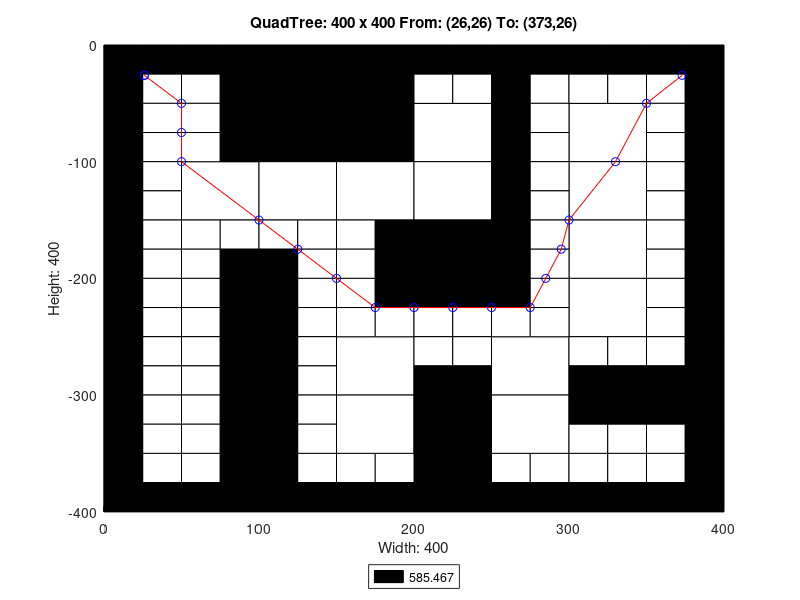

This chart was generated by the following MATLAB code:
axis([0 400 -400 0]);
title('QuadTree: 400 x 400 From: (26,26) To: (373,26)');
xlabel('Width: 400');
ylabel('Height: 400');
rectangle('Position',[100 -100 100 100], 'FaceColor',[0 0 0]);
rectangle('Position',[50 -150 50 50], 'FaceColor',[1 1 1]);
rectangle('Position',[100 -150 50 50], 'FaceColor',[1 1 1]);
rectangle('Position',[150 -150 50 50], 'FaceColor',[1 1 1]);
rectangle('Position',[200 -100 50 50], 'FaceColor',[1 1 1]);
rectangle('Position',[300 -100 50 50], 'FaceColor',[1 1 1]);
rectangle('Position',[200 -150 50 50], 'FaceColor',[1 1 1]);
rectangle('Position',[200 -200 50 50], 'FaceColor',[0 0 0]);
rectangle('Position',[300 -150 50 50], 'FaceColor',[1 1 1]);
rectangle('Position',[300 -200 50 50], 'FaceColor',[1 1 1]);
rectangle('Position',[150 -300 50 50], 'FaceColor',[1 1 1]);
rectangle('Position',[150 -350 50 50], 'FaceColor',[1 1 1]);
rectangle('Position',[250 -300 50 50], 'FaceColor',[1 1 1]);
rectangle('Position',[300 -250 50 50], 'FaceColor',[1 1 1]);
rectangle('Position',[200 -350 50 50], 'FaceColor',[0 0 0]);
rectangle('Position',[250 -350 50 50], 'FaceColor',[1 1 1]);
rectangle('Position',[200 -400 50 50], 'FaceColor',[0 0 0]);
rectangle('Position',[0 -25 25 25], 'FaceColor',[0 0 0]);
rectangle('Position',[25 -25 25 25], 'FaceColor',[0 0 0]);
rectangle('Position',[0 -50 25 25], 'FaceColor',[0 0 0]);
rectangle('Position',[25 -50 25 25], 'FaceColor',[1 1 1]);
rectangle('Position',[50 -25 25 25], 'FaceColor',[0 0 0]);
rectangle('Position',[75 -25 25 25], 'FaceColor',[0 0 0]);
rectangle('Position',[50 -50 25 25], 'FaceColor',[1 1 1]);
rectangle('Position',[75 -50 25 25], 'FaceColor',[0 0 0]);
rectangle('Position',[0 -75 25 25], 'FaceColor',[0 0 0]);
rectangle('Position',[25 -75 25 25], 'FaceColor',[1 1 1]);
rectangle('Position',[0 -100 25 25], 'FaceColor',[0 0 0]);
rectangle('Position',[25 -100 25 25], 'FaceColor',[1 1 1]);
rectangle('Position',[50 -75 25 25], 'FaceColor',[1 1 1]);
rectangle('Position',[75 -75 25 25], 'FaceColor',[0 0 0]);
rectangle('Position',[50 -100 25 25], 'FaceColor',[1 1 1]);
rectangle('Position',[75 -100 25 25], 'FaceColor',[0 0 0]);
rectangle('Position',[0 -125 25 25], 'FaceColor',[0 0 0]);
rectangle('Position',[25 -125 25 25], 'FaceColor',[1 1 1]);
rectangle('Position',[0 -150 25 25], 'FaceColor',[0 0 0]);
rectangle('Position',[25 -150 25 25], 'FaceColor',[1 1 1]);
rectangle('Position',[0 -175 25 25], 'FaceColor',[0 0 0]);
rectangle('Position',[25 -175 25 25], 'FaceColor',[1 1 1]);
rectangle('Position',[0 -200 25 25], 'FaceColor',[0 0 0]);
rectangle('Position',[25 -200 25 25], 'FaceColor',[1 1 1]);
rectangle('Position',[50 -175 25 25], 'FaceColor',[1 1 1]);
rectangle('Position',[75 -175 25 25], 'FaceColor',[1 1 1]);
rectangle('Position',[50 -200 25 25], 'FaceColor',[1 1 1]);
rectangle('Position',[75 -200 25 25], 'FaceColor',[0 0 0]);
rectangle('Position',[100 -175 25 25], 'FaceColor',[1 1 1]);
rectangle('Position',[125 -175 25 25], 'FaceColor',[1 1 1]);
rectangle('Position',[100 -200 25 25], 'FaceColor',[0 0 0]);
rectangle('Position',[125 -200 25 25], 'FaceColor',[1 1 1]);
rectangle('Position',[150 -175 25 25], 'FaceColor',[1 1 1]);
rectangle('Position',[175 -175 25 25], 'FaceColor',[0 0 0]);
rectangle('Position',[150 -200 25 25], 'FaceColor',[1 1 1]);
rectangle('Position',[175 -200 25 25], 'FaceColor',[0 0 0]);
rectangle('Position',[200 -25 25 25], 'FaceColor',[0 0 0]);
rectangle('Position',[225 -25 25 25], 'FaceColor',[0 0 0]);
rectangle('Position',[200 -50 25 25], 'FaceColor',[1 1 1]);
rectangle('Position',[225 -50 25 25], 'FaceColor',[1 1 1]);
rectangle('Position',[250 -25 25 25], 'FaceColor',[0 0 0]);
rectangle('Position',[275 -25 25 25], 'FaceColor',[0 0 0]);
rectangle('Position',[250 -50 25 25], 'FaceColor',[0 0 0]);
rectangle('Position',[275 -50 25 25], 'FaceColor',[1 1 1]);
rectangle('Position',[250 -75 25 25], 'FaceColor',[0 0 0]);
rectangle('Position',[275 -75 25 25], 'FaceColor',[1 1 1]);
rectangle('Position',[250 -100 25 25], 'FaceColor',[0 0 0]);
rectangle('Position',[275 -100 25 25], 'FaceColor',[1 1 1]);
rectangle('Position',[300 -25 25 25], 'FaceColor',[0 0 0]);
rectangle('Position',[325 -25 25 25], 'FaceColor',[0 0 0]);
rectangle('Position',[300 -50 25 25], 'FaceColor',[1 1 1]);
rectangle('Position',[325 -50 25 25], 'FaceColor',[1 1 1]);
rectangle('Position',[350 -25 25 25], 'FaceColor',[0 0 0]);
rectangle('Position',[375 -25 25 25], 'FaceColor',[0 0 0]);
rectangle('Position',[350 -50 25 25], 'FaceColor',[1 1 1]);
rectangle('Position',[375 -50 25 25], 'FaceColor',[0 0 0]);
rectangle('Position',[350 -75 25 25], 'FaceColor',[1 1 1]);
rectangle('Position',[375 -75 25 25], 'FaceColor',[0 0 0]);
rectangle('Position',[350 -100 25 25], 'FaceColor',[1 1 1]);
rectangle('Position',[375 -100 25 25], 'FaceColor',[0 0 0]);
rectangle('Position',[250 -125 25 25], 'FaceColor',[0 0 0]);
rectangle('Position',[275 -125 25 25], 'FaceColor',[1 1 1]);
rectangle('Position',[250 -150 25 25], 'FaceColor',[0 0 0]);
rectangle('Position',[275 -150 25 25], 'FaceColor',[1 1 1]);
rectangle('Position',[250 -175 25 25], 'FaceColor',[0 0 0]);
rectangle('Position',[275 -175 25 25], 'FaceColor',[1 1 1]);
rectangle('Position',[250 -200 25 25], 'FaceColor',[0 0 0]);
rectangle('Position',[275 -200 25 25], 'FaceColor',[1 1 1]);
rectangle('Position',[350 -125 25 25], 'FaceColor',[1 1 1]);
rectangle('Position',[375 -125 25 25], 'FaceColor',[0 0 0]);
rectangle('Position',[350 -150 25 25], 'FaceColor',[1 1 1]);
rectangle('Position',[375 -150 25 25], 'FaceColor',[0 0 0]);
rectangle('Position',[350 -175 25 25], 'FaceColor',[1 1 1]);
rectangle('Position',[375 -175 25 25], 'FaceColor',[0 0 0]);
rectangle('Position',[350 -200 25 25], 'FaceColor',[1 1 1]);
rectangle('Position',[375 -200 25 25], 'FaceColor',[0 0 0]);
rectangle('Position',[0 -225 25 25], 'FaceColor',[0 0 0]);
rectangle('Position',[25 -225 25 25], 'FaceColor',[1 1 1]);
rectangle('Position',[0 -250 25 25], 'FaceColor',[0 0 0]);
rectangle('Position',[25 -250 25 25], 'FaceColor',[1 1 1]);
rectangle('Position',[50 -225 25 25], 'FaceColor',[1 1 1]);
rectangle('Position',[75 -225 25 25], 'FaceColor',[0 0 0]);
rectangle('Position',[50 -250 25 25], 'FaceColor',[1 1 1]);
rectangle('Position',[75 -250 25 25], 'FaceColor',[0 0 0]);
rectangle('Position',[0 -275 25 25], 'FaceColor',[0 0 0]);
rectangle('Position',[25 -275 25 25], 'FaceColor',[1 1 1]);
rectangle('Position',[0 -300 25 25], 'FaceColor',[0 0 0]);
rectangle('Position',[25 -300 25 25], 'FaceColor',[1 1 1]);
rectangle('Position',[50 -275 25 25], 'FaceColor',[1 1 1]);
rectangle('Position',[75 -275 25 25], 'FaceColor',[0 0 0]);
rectangle('Position',[50 -300 25 25], 'FaceColor',[1 1 1]);
rectangle('Position',[75 -300 25 25], 'FaceColor',[0 0 0]);
rectangle('Position',[100 -225 25 25], 'FaceColor',[0 0 0]);
rectangle('Position',[125 -225 25 25], 'FaceColor',[1 1 1]);
rectangle('Position',[100 -250 25 25], 'FaceColor',[0 0 0]);
rectangle('Position',[125 -250 25 25], 'FaceColor',[1 1 1]);
rectangle('Position',[150 -225 25 25], 'FaceColor',[1 1 1]);
rectangle('Position',[175 -225 25 25], 'FaceColor',[0 0 0]);
rectangle('Position',[150 -250 25 25], 'FaceColor',[1 1 1]);
rectangle('Position',[175 -250 25 25], 'FaceColor',[1 1 1]);
rectangle('Position',[100 -275 25 25], 'FaceColor',[0 0 0]);
rectangle('Position',[125 -275 25 25], 'FaceColor',[1 1 1]);
rectangle('Position',[100 -300 25 25], 'FaceColor',[0 0 0]);
rectangle('Position',[125 -300 25 25], 'FaceColor',[1 1 1]);
rectangle('Position',[0 -325 25 25], 'FaceColor',[0 0 0]);
rectangle('Position',[25 -325 25 25], 'FaceColor',[1 1 1]);
rectangle('Position',[0 -350 25 25], 'FaceColor',[0 0 0]);
rectangle('Position',[25 -350 25 25], 'FaceColor',[1 1 1]);
rectangle('Position',[50 -325 25 25], 'FaceColor',[1 1 1]);
rectangle('Position',[75 -325 25 25], 'FaceColor',[0 0 0]);
rectangle('Position',[50 -350 25 25], 'FaceColor',[1 1 1]);
rectangle('Position',[75 -350 25 25], 'FaceColor',[0 0 0]);
rectangle('Position',[0 -375 25 25], 'FaceColor',[0 0 0]);
rectangle('Position',[25 -375 25 25], 'FaceColor',[1 1 1]);
rectangle('Position',[0 -400 25 25], 'FaceColor',[0 0 0]);
rectangle('Position',[25 -400 25 25], 'FaceColor',[0 0 0]);
rectangle('Position',[50 -375 25 25], 'FaceColor',[1 1 1]);
rectangle('Position',[75 -375 25 25], 'FaceColor',[0 0 0]);
rectangle('Position',[50 -400 25 25], 'FaceColor',[0 0 0]);
rectangle('Position',[75 -400 25 25], 'FaceColor',[0 0 0]);
rectangle('Position',[100 -325 25 25], 'FaceColor',[0 0 0]);
rectangle('Position',[125 -325 25 25], 'FaceColor',[1 1 1]);
rectangle('Position',[100 -350 25 25], 'FaceColor',[0 0 0]);
rectangle('Position',[125 -350 25 25], 'FaceColor',[1 1 1]);
rectangle('Position',[100 -375 25 25], 'FaceColor',[0 0 0]);
rectangle('Position',[125 -375 25 25], 'FaceColor',[1 1 1]);
rectangle('Position',[100 -400 25 25], 'FaceColor',[0 0 0]);
rectangle('Position',[125 -400 25 25], 'FaceColor',[0 0 0]);
rectangle('Position',[150 -375 25 25], 'FaceColor',[1 1 1]);
rectangle('Position',[175 -375 25 25], 'FaceColor',[1 1 1]);
rectangle('Position',[150 -400 25 25], 'FaceColor',[0 0 0]);
rectangle('Position',[175 -400 25 25], 'FaceColor',[0 0 0]);
rectangle('Position',[200 -225 25 25], 'FaceColor',[0 0 0]);
rectangle('Position',[225 -225 25 25], 'FaceColor',[0 0 0]);
rectangle('Position',[200 -250 25 25], 'FaceColor',[1 1 1]);
rectangle('Position',[225 -250 25 25], 'FaceColor',[1 1 1]);
rectangle('Position',[250 -225 25 25], 'FaceColor',[0 0 0]);
rectangle('Position',[275 -225 25 25], 'FaceColor',[1 1 1]);
rectangle('Position',[250 -250 25 25], 'FaceColor',[1 1 1]);
rectangle('Position',[275 -250 25 25], 'FaceColor',[1 1 1]);
rectangle('Position',[200 -275 25 25], 'FaceColor',[1 1 1]);
rectangle('Position',[225 -275 25 25], 'FaceColor',[1 1 1]);
rectangle('Position',[200 -300 25 25], 'FaceColor',[0 0 0]);
rectangle('Position',[225 -300 25 25], 'FaceColor',[0 0 0]);
rectangle('Position',[350 -225 25 25], 'FaceColor',[1 1 1]);
rectangle('Position',[375 -225 25 25], 'FaceColor',[0 0 0]);
rectangle('Position',[350 -250 25 25], 'FaceColor',[1 1 1]);
rectangle('Position',[375 -250 25 25], 'FaceColor',[0 0 0]);
rectangle('Position',[300 -275 25 25], 'FaceColor',[1 1 1]);
rectangle('Position',[325 -275 25 25], 'FaceColor',[1 1 1]);
rectangle('Position',[300 -300 25 25], 'FaceColor',[0 0 0]);
rectangle('Position',[325 -300 25 25], 'FaceColor',[0 0 0]);
rectangle('Position',[350 -275 25 25], 'FaceColor',[1 1 1]);
rectangle('Position',[375 -275 25 25], 'FaceColor',[0 0 0]);
rectangle('Position',[350 -300 25 25], 'FaceColor',[0 0 0]);
rectangle('Position',[375 -300 25 25], 'FaceColor',[0 0 0]);
rectangle('Position',[250 -375 25 25], 'FaceColor',[1 1 1]);
rectangle('Position',[275 -375 25 25], 'FaceColor',[1 1 1]);
rectangle('Position',[250 -400 25 25], 'FaceColor',[0 0 0]);
rectangle('Position',[275 -400 25 25], 'FaceColor',[0 0 0]);
rectangle('Position',[300 -325 25 25], 'FaceColor',[0 0 0]);
rectangle('Position',[325 -325 25 25], 'FaceColor',[0 0 0]);
rectangle('Position',[300 -350 25 25], 'FaceColor',[1 1 1]);
rectangle('Position',[325 -350 25 25], 'FaceColor',[1 1 1]);
rectangle('Position',[350 -325 25 25], 'FaceColor',[0 0 0]);
rectangle('Position',[375 -325 25 25], 'FaceColor',[0 0 0]);
rectangle('Position',[350 -350 25 25], 'FaceColor',[1 1 1]);
rectangle('Position',[375 -350 25 25], 'FaceColor',[0 0 0]);
rectangle('Position',[300 -375 25 25], 'FaceColor',[1 1 1]);
rectangle('Position',[325 -375 25 25], 'FaceColor',[1 1 1]);
rectangle('Position',[300 -400 25 25], 'FaceColor',[0 0 0]);
rectangle('Position',[325 -400 25 25], 'FaceColor',[0 0 0]);
rectangle('Position',[350 -375 25 25], 'FaceColor',[1 1 1]);
rectangle('Position',[375 -375 25 25], 'FaceColor',[0 0 0]);
rectangle('Position',[350 -400 25 25], 'FaceColor',[0 0 0]);
rectangle('Position',[375 -400 25 25], 'FaceColor',[0 0 0]);
X=[373,350,330,300,295,285,275,250,225,200,175,150,125,100,50,50,50,26,26];
Y=[-26,-50,-100,-150,-175,-200,-225,-225,-225,-225,-225,-200,-175,-150,-100,-75,-50,-26,-26];
hold on;
plot(X,Y,'r');
plot(X,Y,'bo');
legend('585.467','Location','southoutside');
